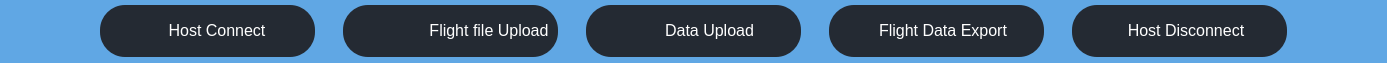
        <widget class="QFrame" name="button_frame">
         <property name="sizePolicy">
          <sizepolicy hsizetype="Preferred" vsizetype="Preferred">
           <horstretch>0</horstretch>
           <verstretch>0</verstretch>
          </sizepolicy>
         </property>
         <property name="maximumSize">
          <size>
           <width>16777215</width>
           <height>63</height>
          </size>
         </property>
         <property name="styleSheet">
          <string notr="true">background:#60A7E4;
border-radius: 15px;
</string>
         </property>
         <property name="frameShape">
          <enum>QFrame::StyledPanel</enum>
         </property>
         <property name="frameShadow">
          <enum>QFrame::Raised</enum>
         </property>
         <layout class="QHBoxLayout" name="horizontalLayout_2">
          <property name="spacing">
           <number>28</number>
          </property>
          <property name="leftMargin">
           <number>100</number>
          </property>
          <property name="topMargin">
           <number>0</number>
          </property>
          <property name="rightMargin">
           <number>100</number>
          </property>
          <property name="bottomMargin">
           <number>0</number>
          </property>
          <item>
           <widget class="QFrame" name="host_connect_frame">
            <property name="minimumSize">
             <size>
              <width>215</width>
              <height>52</height>
             </size>
            </property>
            <property name="maximumSize">
             <size>
              <width>215</width>
              <height>52</height>
             </size>
            </property>
            <property name="styleSheet">
             <string notr="true">background:#242A33;
color:#FFFFFF;
border-radius: 25px;</string>
            </property>
            <property name="frameShape">
             <enum>QFrame::StyledPanel</enum>
            </property>
            <property name="frameShadow">
             <enum>QFrame::Raised</enum>
            </property>
            <layout class="QHBoxLayout" name="horizontalLayout_15" stretch="0,1">
             <property name="leftMargin">
              <number>15</number>
             </property>
             <item>
              <widget class="QLabel" name="label_9">
               <property name="styleSheet">
                <string notr="true">background:#242A33;</string>
               </property>
               <property name="text">
                <string/>
               </property>
               <property name="pixmap">
                <pixmap>../Downloads/Image_resources/top_panel/host_connect.png</pixmap>
               </property>
               <property name="alignment">
                <set>Qt::AlignCenter</set>
               </property>
              </widget>
             </item>
             <item>
              <widget class="QPushButton" name="pushButton_8">
               <property name="font">
                <font>
                 <pointsize>12</pointsize>
                </font>
               </property>
               <property name="text">
                <string>Host Connect</string>
               </property>
              </widget>
             </item>
            </layout>
           </widget>
          </item>
          <item>
           <widget class="QFrame" name="frame_21">
            <property name="minimumSize">
             <size>
              <width>215</width>
              <height>52</height>
             </size>
            </property>
            <property name="maximumSize">
             <size>
              <width>215</width>
              <height>52</height>
             </size>
            </property>
            <property name="styleSheet">
             <string notr="true">background:#242A33;
color:#FFFFFF;
border-radius: 25px;</string>
            </property>
            <property name="frameShape">
             <enum>QFrame::StyledPanel</enum>
            </property>
            <property name="frameShadow">
             <enum>QFrame::Raised</enum>
            </property>
            <layout class="QHBoxLayout" name="horizontalLayout_16" stretch="0,0">
             <property name="leftMargin">
              <number>15</number>
             </property>
             <item>
              <widget class="QLabel" name="label_10">
               <property name="text">
                <string/>
               </property>
               <property name="pixmap">
                <pixmap>../Downloads/Image_resources/top_panel/flight_file_upload.png</pixmap>
               </property>
               <property name="alignment">
                <set>Qt::AlignCenter</set>
               </property>
              </widget>
             </item>
             <item>
              <widget class="QPushButton" name="pushButton_9">
               <property name="font">
                <font>
                 <pointsize>12</pointsize>
                </font>
               </property>
               <property name="text">
                <string>Flight file Upload</string>
               </property>
              </widget>
             </item>
            </layout>
           </widget>
          </item>
          <item>
           <widget class="QFrame" name="frame_22">
            <property name="minimumSize">
             <size>
              <width>215</width>
              <height>52</height>
             </size>
            </property>
            <property name="maximumSize">
             <size>
              <width>215</width>
              <height>52</height>
             </size>
            </property>
            <property name="styleSheet">
             <string notr="true">background:#242A33;
color:#FFFFFF;
border-radius: 25px;</string>
            </property>
            <property name="frameShape">
             <enum>QFrame::StyledPanel</enum>
            </property>
            <property name="frameShadow">
             <enum>QFrame::Raised</enum>
            </property>
            <layout class="QHBoxLayout" name="horizontalLayout_17" stretch="0,1">
             <property name="leftMargin">
              <number>28</number>
             </property>
             <item>
              <widget class="QLabel" name="label_11">
               <property name="text">
                <string/>
               </property>
               <property name="pixmap">
                <pixmap>../Downloads/Image_resources/top_panel/data_upload.png</pixmap>
               </property>
               <property name="alignment">
                <set>Qt::AlignCenter</set>
               </property>
              </widget>
             </item>
             <item>
              <widget class="QPushButton" name="pushButton_10">
               <property name="font">
                <font>
                 <pointsize>12</pointsize>
                </font>
               </property>
               <property name="text">
                <string>Data Upload</string>
               </property>
              </widget>
             </item>
            </layout>
           </widget>
          </item>
          <item>
           <widget class="QFrame" name="frame_23">
            <property name="minimumSize">
             <size>
              <width>215</width>
              <height>52</height>
             </size>
            </property>
            <property name="maximumSize">
             <size>
              <width>215</width>
              <height>52</height>
             </size>
            </property>
            <property name="styleSheet">
             <string notr="true">background:#242A33;
color:#FFFFFF;
border-radius: 25px;</string>
            </property>
            <property name="frameShape">
             <enum>QFrame::StyledPanel</enum>
            </property>
            <property name="frameShadow">
             <enum>QFrame::Raised</enum>
            </property>
            <layout class="QHBoxLayout" name="horizontalLayout_18" stretch="0,1">
             <item>
              <widget class="QLabel" name="label_12">
               <property name="text">
                <string/>
               </property>
               <property name="pixmap">
                <pixmap>../Downloads/Image_resources/top_panel/flight_data_export.png</pixmap>
               </property>
               <property name="alignment">
                <set>Qt::AlignCenter</set>
               </property>
              </widget>
             </item>
             <item>
              <widget class="QPushButton" name="pushButton_11">
               <property name="font">
                <font>
                 <pointsize>12</pointsize>
                </font>
               </property>
               <property name="text">
                <string>Flight Data Export</string>
               </property>
              </widget>
             </item>
            </layout>
           </widget>
          </item>
          <item>
           <widget class="QFrame" name="frame_24">
            <property name="minimumSize">
             <size>
              <width>215</width>
              <height>52</height>
             </size>
            </property>
            <property name="maximumSize">
             <size>
              <width>215</width>
              <height>52</height>
             </size>
            </property>
            <property name="styleSheet">
             <string notr="true">background:#242A33;
color:#FFFFFF;
border-radius: 25px;</string>
            </property>
            <property name="frameShape">
             <enum>QFrame::StyledPanel</enum>
            </property>
            <property name="frameShadow">
             <enum>QFrame::Raised</enum>
            </property>
            <layout class="QHBoxLayout" name="horizontalLayout_19" stretch="0,1">
             <item>
              <widget class="QLabel" name="label_13">
               <property name="text">
                <string/>
               </property>
               <property name="pixmap">
                <pixmap>../Downloads/Image_resources/top_panel/host_disconnect.png</pixmap>
               </property>
               <property name="alignment">
                <set>Qt::AlignCenter</set>
               </property>
              </widget>
             </item>
             <item>
              <widget class="QPushButton" name="pushButton_12">
               <property name="font">
                <font>
                 <pointsize>12</pointsize>
                </font>
               </property>
               <property name="text">
                <string>Host Disconnect</string>
               </property>
              </widget>
             </item>
            </layout>
           </widget>
          </item>
         </layout>
        </widget>
